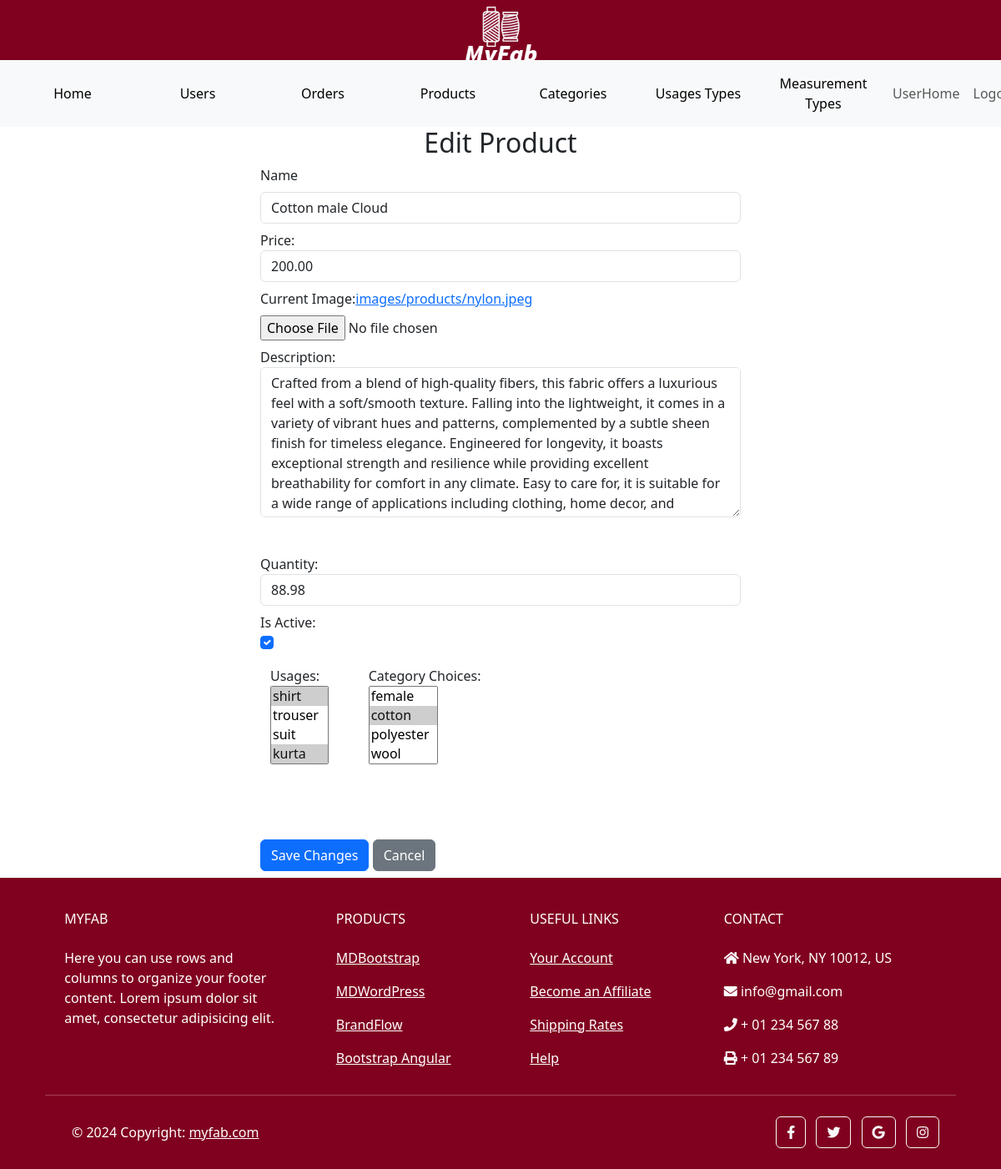
Page /custom_admin/products/8/edit/ (signed in) on the earlier database version.
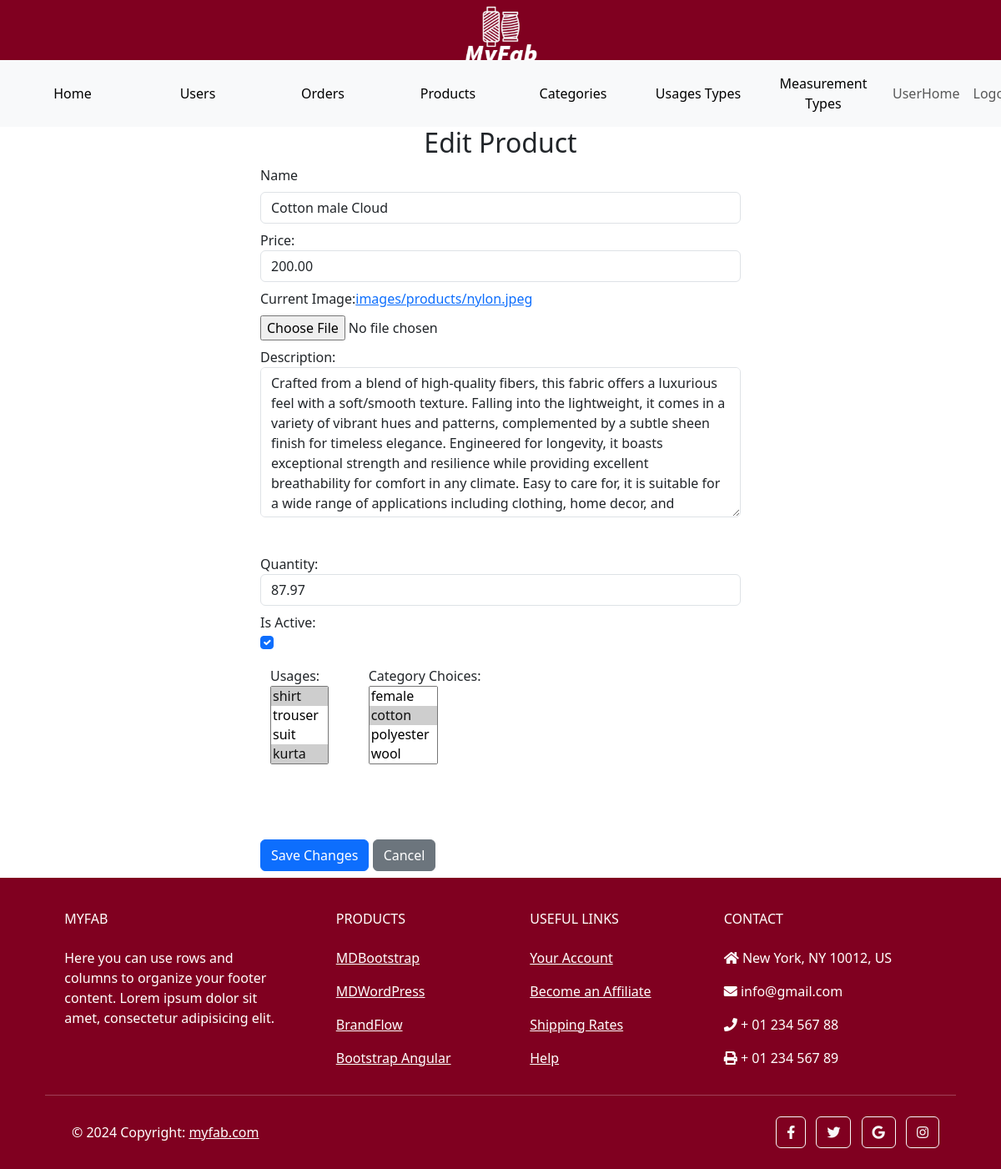
Same page on the later database version.
### main/models.py (models this page shows, shortened)
class Product(models.Model):
    name = models.CharField(max_length=255, unique=True, blank=False, null=False)
    price = models.DecimalField(max_digits=10, decimal_places=2, default=0, validators=[MinValueValidator(0)])
    image = models.ImageField(upload_to='images/products')
    description = models.TextField(blank=True)
    qty = models.DecimalField(max_digits=10, decimal_places=2, default=0, validators=[MinValueValidator(0)])
    add_date = models.DateField(auto_now_add=True)
    is_active = models.BooleanField(default=True)
    usages = models.ManyToManyField(Usage)
    category_choices = models.ManyToManyField(CategoryChoice)

### custom_admin/views.py (the view, shortened to what this page needs)
# urls.py: path('products/<int:pk>/edit/', AdminProductEdit.as_view(), name = 'admin_product_edit'),
class AdminProductEdit(UpdateView):
    model = Product
    fields = ['name', 'price', 'image', 'description', 'qty', 'is_active', 'usages', 'category_choices']
    template_name = 'admin_product_edit.html'
    def get_context_data(self, **kwargs):
        context = super().get_context_data(**kwargs)
        context['previous_url'] = self.request.META.get('HTTP_REFERER', reverse('custom_admin:admin_products'))
        return context

### main/models.py (called while the page is built)
    def __str__(self):
        return self.name

    def __str__(self):
        return self.name

### templates/admin_product_edit.html (shortened to what the changed rows need)
{% extends 'admin_base.html' %}
{% load static %}
{% block content %}
    <div class="container w-50">
        <h2 class="text-center">Edit Product</h2>
        <form method="post" enctype="multipart/form-data">
            <div class="form-group my-2">
                <label for="id_name" class="form-label">Name</label>
                <input type="text" class="form-control" id="id_name" name="name" value="{{ object.name }}">
            </div>
            <div class="form-group my-2">
                <label for="id_price">Price:</label>
                <input type="number" class="form-control price-input" id="id_price" name="price" step="0.01" value="{{ object.price }}">
            </div>
            <div class="form-group my-2">
                <label for="id_image">Current Image:<a href="{{ object.image.url }}" target="_blank">{{ object.image }}</a></label>
            </div>
            <div class="form-group my-2" style="height: 30vh;">
                <label for="id_description">Description:</label>
                <textarea class="form-control h-75" id="id_description" name="description">{{ object.description }}</textarea>
            </div>
            <div class="form-group my-2">
                <label for="id_qty">Quantity:</label>
                <input type="number" class="form-control" id="id_qty" name="qty" value="{{ object.qty }}">
            </div>
            <div class="form-group my-2">
                <div class="form-check">
                    <input type="checkbox" class="form-check-input" id="id_is_active" name="is_active" {% if object.is_active %}checked{% endif %}>
                </div>
            </div>
        </form>
    </div>
{% endblock content %}

Differences in the rows shown:
changed Product "images/products/nylon.jpeg": qty "88.98" → "87.97"
